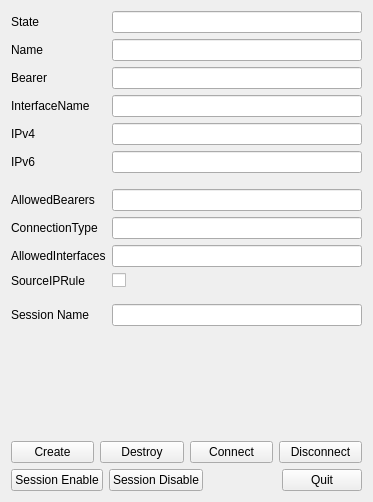
<?xml version="1.0" encoding="UTF-8"?>
<ui version="4.0">
 <class>Session</class>
 <widget class="QWidget" name="Session">
  <property name="geometry">
   <rect>
    <x>0</x>
    <y>0</y>
    <width>373</width>
    <height>502</height>
   </rect>
  </property>
  <property name="windowTitle">
   <string>Session UI</string>
  </property>
  <layout class="QVBoxLayout" name="verticalLayout">
   <item>
    <layout class="QGridLayout" name="gridLayout">
     <property name="verticalSpacing">
      <number>6</number>
     </property>
     <item row="10" column="0">
      <widget class="QLabel" name="label_4">
       <property name="text">
        <string>SourceIPRule</string>
       </property>
      </widget>
     </item>
     <item row="11" column="2">
      <spacer name="verticalSpacer">
       <property name="orientation">
        <enum>Qt::Vertical</enum>
       </property>
       <property name="sizeType">
        <enum>QSizePolicy::Minimum</enum>
       </property>
       <property name="sizeHint" stdset="0">
        <size>
         <width>20</width>
         <height>10</height>
        </size>
       </property>
      </spacer>
     </item>
     <item row="9" column="0">
      <widget class="QLabel" name="label">
       <property name="text">
        <string>AllowedInterfaces</string>
       </property>
      </widget>
     </item>
     <item row="7" column="0">
      <widget class="QLabel" name="label_2">
       <property name="text">
        <string>AllowedBearers</string>
       </property>
      </widget>
     </item>
     <item row="3" column="0">
      <widget class="QLabel" name="label_13">
       <property name="text">
        <string>InterfaceName</string>
       </property>
      </widget>
     </item>
     <item row="12" column="0">
      <widget class="QLabel" name="label_16">
       <property name="text">
        <string>Session Name</string>
       </property>
      </widget>
     </item>
     <item row="1" column="0">
      <widget class="QLabel" name="label_15">
       <property name="text">
        <string>Name</string>
       </property>
      </widget>
     </item>
     <item row="4" column="0">
      <widget class="QLabel" name="label_11">
       <property name="text">
        <string>IPv4</string>
       </property>
      </widget>
     </item>
     <item row="5" column="2">
      <widget class="QLineEdit" name="le_IPv6">
       <property name="focusPolicy">
        <enum>Qt::NoFocus</enum>
       </property>
       <property name="readOnly">
        <bool>true</bool>
       </property>
      </widget>
     </item>
     <item row="0" column="0">
      <widget class="QLabel" name="label_7">
       <property name="text">
        <string>State</string>
       </property>
      </widget>
     </item>
     <item row="3" column="2">
      <widget class="QLineEdit" name="le_Interface">
       <property name="focusPolicy">
        <enum>Qt::NoFocus</enum>
       </property>
       <property name="readOnly">
        <bool>true</bool>
       </property>
      </widget>
     </item>
     <item row="5" column="0">
      <widget class="QLabel" name="label_12">
       <property name="text">
        <string>IPv6</string>
       </property>
      </widget>
     </item>
     <item row="12" column="2">
      <widget class="QLineEdit" name="le_SessionName"/>
     </item>
     <item row="2" column="0">
      <widget class="QLabel" name="label_3">
       <property name="text">
        <string>Bearer</string>
       </property>
      </widget>
     </item>
     <item row="8" column="2">
      <widget class="QLineEdit" name="le_ConnectionType"/>
     </item>
     <item row="1" column="2">
      <widget class="QLineEdit" name="le_Name">
       <property name="focusPolicy">
        <enum>Qt::NoFocus</enum>
       </property>
       <property name="readOnly">
        <bool>true</bool>
       </property>
      </widget>
     </item>
     <item row="7" column="2">
      <widget class="QLineEdit" name="le_AllowedBearers">
       <property name="text">
        <string/>
       </property>
      </widget>
     </item>
     <item row="2" column="2">
      <widget class="QLineEdit" name="le_Bearer">
       <property name="focusPolicy">
        <enum>Qt::NoFocus</enum>
       </property>
       <property name="readOnly">
        <bool>true</bool>
       </property>
      </widget>
     </item>
     <item row="6" column="2">
      <spacer name="verticalSpacer_2">
       <property name="orientation">
        <enum>Qt::Vertical</enum>
       </property>
       <property name="sizeType">
        <enum>QSizePolicy::Minimum</enum>
       </property>
       <property name="sizeHint" stdset="0">
        <size>
         <width>20</width>
         <height>10</height>
        </size>
       </property>
      </spacer>
     </item>
     <item row="4" column="2">
      <widget class="QLineEdit" name="le_IPv4">
       <property name="focusPolicy">
        <enum>Qt::NoFocus</enum>
       </property>
       <property name="readOnly">
        <bool>true</bool>
       </property>
      </widget>
     </item>
     <item row="0" column="2">
      <widget class="QLineEdit" name="le_State">
       <property name="focusPolicy">
        <enum>Qt::NoFocus</enum>
       </property>
       <property name="readOnly">
        <bool>true</bool>
       </property>
      </widget>
     </item>
     <item row="8" column="0">
      <widget class="QLabel" name="label_17">
       <property name="text">
        <string>ConnectionType</string>
       </property>
      </widget>
     </item>
     <item row="9" column="2">
      <widget class="QLineEdit" name="le_AllowedInterfaces"/>
     </item>
     <item row="10" column="2">
      <widget class="QCheckBox" name="cbox_SourceIPRRule">
       <property name="text">
        <string/>
       </property>
      </widget>
     </item>
    </layout>
   </item>
   <item>
    <layout class="QHBoxLayout" name="horizontalLayout_4">
     <item>
      <spacer name="verticalSpacer_3">
       <property name="orientation">
        <enum>Qt::Vertical</enum>
       </property>
       <property name="sizeHint" stdset="0">
        <size>
         <width>20</width>
         <height>40</height>
        </size>
       </property>
      </spacer>
     </item>
    </layout>
   </item>
   <item>
    <layout class="QHBoxLayout" name="horizontalLayout">
     <item>
      <widget class="QPushButton" name="pb_Create">
       <property name="text">
        <string>Create</string>
       </property>
      </widget>
     </item>
     <item>
      <widget class="QPushButton" name="pb_Destroy">
       <property name="text">
        <string>Destroy</string>
       </property>
      </widget>
     </item>
     <item>
      <widget class="QPushButton" name="pb_Connect">
       <property name="text">
        <string>Connect</string>
       </property>
      </widget>
     </item>
     <item>
      <widget class="QPushButton" name="pb_Disconnect">
       <property name="text">
        <string>Disconnect</string>
       </property>
      </widget>
     </item>
    </layout>
   </item>
   <item>
    <layout class="QHBoxLayout" name="horizontalLayout_2">
     <item>
      <widget class="QPushButton" name="pb_SessionEnable">
       <property name="text">
        <string>Session Enable</string>
       </property>
      </widget>
     </item>
     <item>
      <widget class="QPushButton" name="pb_SessionDisable">
       <property name="text">
        <string>Session Disable</string>
       </property>
      </widget>
     </item>
     <item>
      <spacer name="horizontalSpacer">
       <property name="orientation">
        <enum>Qt::Horizontal</enum>
       </property>
       <property name="sizeHint" stdset="0">
        <size>
         <width>40</width>
         <height>20</height>
        </size>
       </property>
      </spacer>
     </item>
     <item>
      <widget class="QPushButton" name="pb_Quit">
       <property name="text">
        <string>Quit</string>
       </property>
      </widget>
     </item>
    </layout>
   </item>
  </layout>
 </widget>
 <tabstops>
  <tabstop>pb_Create</tabstop>
  <tabstop>pb_Destroy</tabstop>
  <tabstop>pb_Connect</tabstop>
  <tabstop>pb_SessionEnable</tabstop>
  <tabstop>pb_SessionDisable</tabstop>
  <tabstop>pb_Quit</tabstop>
  <tabstop>le_IPv4</tabstop>
  <tabstop>le_IPv6</tabstop>
 </tabstops>
 <resources/>
 <connections/>
</ui>
